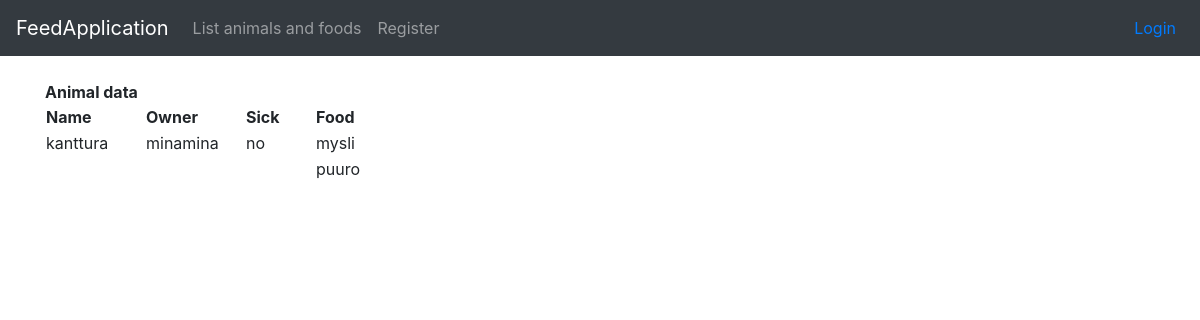
Screenshot of /animals/2/ with the database file from the repository.
### application/animals/models.py (models this page shows, shortened)
class Animal(Base):
    name = db.Column(db.String(144), nullable=False)
    account_id = db.Column(db.Integer, db.ForeignKey('account.id'),
                           nullable=False)
    user = db.relationship("User", backref='animal', lazy=True)
    foods = db.relationship("Food", secondary=animals_foods, back_populates='animals', lazy='dynamic')
    sick = db.Column(db.Boolean, nullable=False)

class Food(Base):
    name = db.Column(db.String(144), unique=True, nullable = False) #unique lisätty
    animals = db.relationship("Animal", secondary=animals_foods, back_populates='foods', lazy='dynamic')
    price = db.Column(db.Integer, nullable = True)
    @staticmethod
    def find_foods(animal_id):
        stmt = text("SELECT Food.name FROM Food"
        " LEFT JOIN animalsfoods ON animalsfoods.food_id = Food.id"
        " LEFT JOIN Animal ON Animal.id = animalsfoods.animal_id"
        " WHERE Animal.id = :animal_id"
        " GROUP BY Food.name").params(animal_id=animal_id)
        res = db.engine.execute(stmt)
        response = []
        for row in res:
            response.append({"name":row[0]})
        return response

### application/auth/models.py (models this page shows, shortened)
class User(Base):
    __tablename__ = "account"
    name = db.Column(db.String(144), nullable=False)
    username = db.Column(db.String(144), nullable=False)
    password = db.Column(db.String(144), nullable=False)
    animals = db.relationship("Animal", backref='account', lazy=True)

### application/animals/views.py (the view)
@app.route("/animals/<animal_id>/", methods=["GET"])
def animals_show_animal(animal_id):
    animal = Animal.query.get(animal_id)
    return render_template("animals/show.html", owner = User.query.get(animal.account_id),
        animal = Animal.query.get(animal_id), foods = Food.find_foods(animal_id), allfoods = Food.query.all())

### application/templates/animals/show.html (shortened to what this page needs)
{% extends "layout.html" %}
{% block body %}
<th><b>Animal data</b></th>
<table>
  <tr>
    <td style="width:100px"><b>Name</b></td>
    <td style="width:100px"><b>Owner</b></td>
    <td style="width:70px"><b>Sick</b></td>
    <td style="width:100px"><b>Food</b></td>
  </tr>
  <tr>
    <td>{{ animal.name }}</td>
    <td>{{ owner.name }}</td>
    {% if animal.sick == True %}
    <td>yes</td>
    {% else %}
    <td>no</td>
    {% endif %}
    {% for food in foods %}
    <td>{{ food.name }}</td><tr></tr><td></td><td></td><td></td>
    {% endfor %}
</table>
{% endblock %}

### rows the page displays
Animal: name "kanttura"
User: name "minamina"
Food: name "mysli"
Food: name "puuro"
